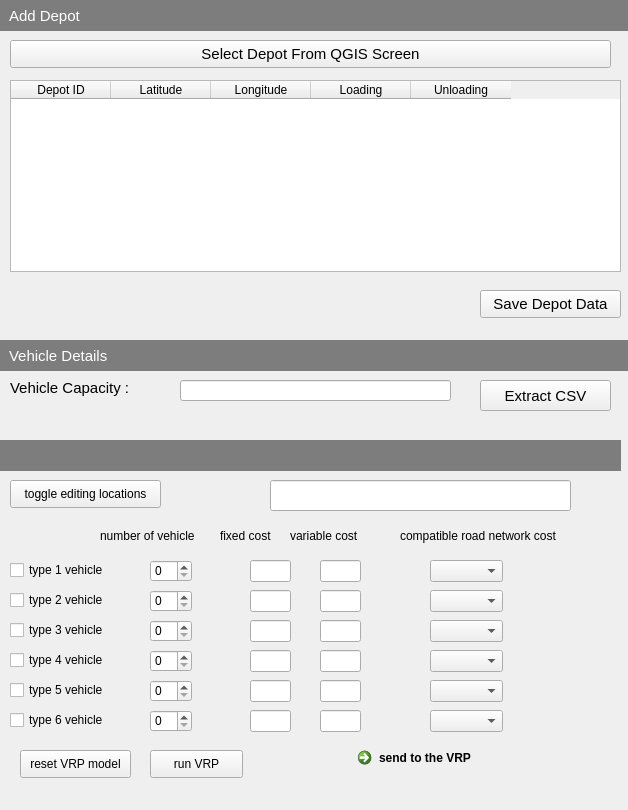
<?xml version="1.0" encoding="UTF-8"?>
<ui version="4.0">
 <class>NDMVRPDialogBase</class>
 <widget class="QDialog" name="NDMVRPDialogBase">
  <property name="geometry">
   <rect>
    <x>0</x>
    <y>0</y>
    <width>628</width>
    <height>810</height>
   </rect>
  </property>
  <property name="windowTitle">
   <string>NDMVRP</string>
  </property>
  <widget class="QCheckBox" name="checkBox">
   <property name="geometry">
    <rect>
     <x>10</x>
     <y>560</y>
     <width>101</width>
     <height>20</height>
    </rect>
   </property>
   <property name="text">
    <string>type 1 vehicle</string>
   </property>
  </widget>
  <widget class="QCheckBox" name="checkBox_2">
   <property name="geometry">
    <rect>
     <x>10</x>
     <y>590</y>
     <width>101</width>
     <height>20</height>
    </rect>
   </property>
   <property name="text">
    <string>type 2 vehicle</string>
   </property>
  </widget>
  <widget class="QCheckBox" name="checkBox_3">
   <property name="geometry">
    <rect>
     <x>10</x>
     <y>620</y>
     <width>111</width>
     <height>20</height>
    </rect>
   </property>
   <property name="text">
    <string>type 3 vehicle</string>
   </property>
  </widget>
  <widget class="QCommandLinkButton" name="commandLinkButton">
   <property name="geometry">
    <rect>
     <x>350</x>
     <y>740</y>
     <width>222</width>
     <height>51</height>
    </rect>
   </property>
   <property name="text">
    <string>send to the VRP</string>
   </property>
  </widget>
  <widget class="QPushButton" name="pushButton">
   <property name="geometry">
    <rect>
     <x>150</x>
     <y>750</y>
     <width>93</width>
     <height>28</height>
    </rect>
   </property>
   <property name="text">
    <string>run VRP</string>
   </property>
  </widget>
  <widget class="QComboBox" name="comboBox">
   <property name="geometry">
    <rect>
     <x>430</x>
     <y>560</y>
     <width>73</width>
     <height>22</height>
    </rect>
   </property>
  </widget>
  <widget class="QComboBox" name="comboBox_2">
   <property name="geometry">
    <rect>
     <x>430</x>
     <y>590</y>
     <width>73</width>
     <height>22</height>
    </rect>
   </property>
  </widget>
  <widget class="QComboBox" name="comboBox_3">
   <property name="geometry">
    <rect>
     <x>430</x>
     <y>620</y>
     <width>73</width>
     <height>22</height>
    </rect>
   </property>
  </widget>
  <widget class="QLineEdit" name="lineEdit">
   <property name="geometry">
    <rect>
     <x>250</x>
     <y>590</y>
     <width>41</width>
     <height>22</height>
    </rect>
   </property>
   <property name="text">
    <string/>
   </property>
  </widget>
  <widget class="QLineEdit" name="lineEdit_2">
   <property name="geometry">
    <rect>
     <x>250</x>
     <y>620</y>
     <width>41</width>
     <height>22</height>
    </rect>
   </property>
  </widget>
  <widget class="QLineEdit" name="lineEdit_3">
   <property name="geometry">
    <rect>
     <x>250</x>
     <y>650</y>
     <width>41</width>
     <height>22</height>
    </rect>
   </property>
  </widget>
  <widget class="QPushButton" name="select_depot_pb">
   <property name="geometry">
    <rect>
     <x>10</x>
     <y>40</y>
     <width>601</width>
     <height>28</height>
    </rect>
   </property>
   <property name="font">
    <font>
     <pointsize>11</pointsize>
    </font>
   </property>
   <property name="text">
    <string>Select Depot From QGIS Screen</string>
   </property>
  </widget>
  <widget class="QPushButton" name="save_depot_data">
   <property name="geometry">
    <rect>
     <x>480</x>
     <y>290</y>
     <width>141</width>
     <height>28</height>
    </rect>
   </property>
   <property name="font">
    <font>
     <pointsize>11</pointsize>
    </font>
   </property>
   <property name="text">
    <string>Save Depot Data</string>
   </property>
  </widget>
  <widget class="QPushButton" name="pushButton_4">
   <property name="geometry">
    <rect>
     <x>10</x>
     <y>480</y>
     <width>151</width>
     <height>28</height>
    </rect>
   </property>
   <property name="text">
    <string>toggle editing locations</string>
   </property>
  </widget>
  <widget class="QCheckBox" name="checkBox_4">
   <property name="geometry">
    <rect>
     <x>10</x>
     <y>650</y>
     <width>111</width>
     <height>20</height>
    </rect>
   </property>
   <property name="text">
    <string>type 4 vehicle</string>
   </property>
  </widget>
  <widget class="QCheckBox" name="checkBox_5">
   <property name="geometry">
    <rect>
     <x>10</x>
     <y>680</y>
     <width>111</width>
     <height>20</height>
    </rect>
   </property>
   <property name="text">
    <string>type 5 vehicle</string>
   </property>
  </widget>
  <widget class="QCheckBox" name="checkBox_6">
   <property name="geometry">
    <rect>
     <x>10</x>
     <y>710</y>
     <width>111</width>
     <height>20</height>
    </rect>
   </property>
   <property name="text">
    <string>type 6 vehicle</string>
   </property>
  </widget>
  <widget class="QComboBox" name="comboBox_4">
   <property name="geometry">
    <rect>
     <x>430</x>
     <y>650</y>
     <width>73</width>
     <height>22</height>
    </rect>
   </property>
  </widget>
  <widget class="QComboBox" name="comboBox_5">
   <property name="geometry">
    <rect>
     <x>430</x>
     <y>680</y>
     <width>73</width>
     <height>22</height>
    </rect>
   </property>
  </widget>
  <widget class="QComboBox" name="comboBox_6">
   <property name="geometry">
    <rect>
     <x>430</x>
     <y>710</y>
     <width>73</width>
     <height>22</height>
    </rect>
   </property>
  </widget>
  <widget class="QPushButton" name="pushButton_5">
   <property name="geometry">
    <rect>
     <x>20</x>
     <y>750</y>
     <width>111</width>
     <height>28</height>
    </rect>
   </property>
   <property name="text">
    <string>reset VRP model</string>
   </property>
  </widget>
  <widget class="QLineEdit" name="lineEdit_4">
   <property name="geometry">
    <rect>
     <x>250</x>
     <y>680</y>
     <width>41</width>
     <height>22</height>
    </rect>
   </property>
  </widget>
  <widget class="QLineEdit" name="lineEdit_5">
   <property name="geometry">
    <rect>
     <x>320</x>
     <y>710</y>
     <width>41</width>
     <height>22</height>
    </rect>
   </property>
  </widget>
  <widget class="QLineEdit" name="lineEdit_6">
   <property name="geometry">
    <rect>
     <x>250</x>
     <y>710</y>
     <width>41</width>
     <height>22</height>
    </rect>
   </property>
  </widget>
  <widget class="QLabel" name="label">
   <property name="geometry">
    <rect>
     <x>100</x>
     <y>520</y>
     <width>111</width>
     <height>31</height>
    </rect>
   </property>
   <property name="text">
    <string>number of vehicle</string>
   </property>
  </widget>
  <widget class="QLineEdit" name="lineEdit_7">
   <property name="geometry">
    <rect>
     <x>250</x>
     <y>560</y>
     <width>41</width>
     <height>22</height>
    </rect>
   </property>
   <property name="text">
    <string/>
   </property>
  </widget>
  <widget class="QLineEdit" name="lineEdit_8">
   <property name="geometry">
    <rect>
     <x>320</x>
     <y>560</y>
     <width>41</width>
     <height>22</height>
    </rect>
   </property>
   <property name="text">
    <string/>
   </property>
  </widget>
  <widget class="QLineEdit" name="lineEdit_9">
   <property name="geometry">
    <rect>
     <x>320</x>
     <y>590</y>
     <width>41</width>
     <height>22</height>
    </rect>
   </property>
   <property name="text">
    <string/>
   </property>
  </widget>
  <widget class="QLineEdit" name="lineEdit_10">
   <property name="geometry">
    <rect>
     <x>320</x>
     <y>620</y>
     <width>41</width>
     <height>22</height>
    </rect>
   </property>
   <property name="text">
    <string/>
   </property>
  </widget>
  <widget class="QLineEdit" name="lineEdit_11">
   <property name="geometry">
    <rect>
     <x>320</x>
     <y>650</y>
     <width>41</width>
     <height>22</height>
    </rect>
   </property>
   <property name="text">
    <string/>
   </property>
  </widget>
  <widget class="QLineEdit" name="lineEdit_12">
   <property name="geometry">
    <rect>
     <x>320</x>
     <y>680</y>
     <width>41</width>
     <height>22</height>
    </rect>
   </property>
   <property name="text">
    <string/>
   </property>
  </widget>
  <widget class="QSpinBox" name="spinBox">
   <property name="geometry">
    <rect>
     <x>150</x>
     <y>560</y>
     <width>42</width>
     <height>22</height>
    </rect>
   </property>
  </widget>
  <widget class="QSpinBox" name="spinBox_2">
   <property name="geometry">
    <rect>
     <x>150</x>
     <y>590</y>
     <width>42</width>
     <height>22</height>
    </rect>
   </property>
  </widget>
  <widget class="QSpinBox" name="spinBox_3">
   <property name="geometry">
    <rect>
     <x>150</x>
     <y>620</y>
     <width>42</width>
     <height>22</height>
    </rect>
   </property>
  </widget>
  <widget class="QSpinBox" name="spinBox_4">
   <property name="geometry">
    <rect>
     <x>150</x>
     <y>650</y>
     <width>42</width>
     <height>22</height>
    </rect>
   </property>
  </widget>
  <widget class="QSpinBox" name="spinBox_5">
   <property name="geometry">
    <rect>
     <x>150</x>
     <y>680</y>
     <width>42</width>
     <height>22</height>
    </rect>
   </property>
  </widget>
  <widget class="QSpinBox" name="spinBox_6">
   <property name="geometry">
    <rect>
     <x>150</x>
     <y>710</y>
     <width>42</width>
     <height>22</height>
    </rect>
   </property>
  </widget>
  <widget class="QLabel" name="label_2">
   <property name="geometry">
    <rect>
     <x>220</x>
     <y>520</y>
     <width>61</width>
     <height>31</height>
    </rect>
   </property>
   <property name="text">
    <string>fixed cost</string>
   </property>
  </widget>
  <widget class="QLabel" name="label_3">
   <property name="geometry">
    <rect>
     <x>290</x>
     <y>520</y>
     <width>81</width>
     <height>31</height>
    </rect>
   </property>
   <property name="text">
    <string>variable cost</string>
   </property>
  </widget>
  <widget class="QLabel" name="label_4">
   <property name="geometry">
    <rect>
     <x>400</x>
     <y>520</y>
     <width>171</width>
     <height>31</height>
    </rect>
   </property>
   <property name="text">
    <string>compatible road network cost</string>
   </property>
  </widget>
  <widget class="QLineEdit" name="lat_lon_le">
   <property name="geometry">
    <rect>
     <x>270</x>
     <y>480</y>
     <width>301</width>
     <height>31</height>
    </rect>
   </property>
   <property name="text">
    <string/>
   </property>
  </widget>
  <widget class="QLabel" name="label_5">
   <property name="geometry">
    <rect>
     <x>0</x>
     <y>0</y>
     <width>631</width>
     <height>31</height>
    </rect>
   </property>
   <property name="sizePolicy">
    <sizepolicy hsizetype="Preferred" vsizetype="Fixed">
     <horstretch>0</horstretch>
     <verstretch>0</verstretch>
    </sizepolicy>
   </property>
   <property name="font">
    <font>
     <pointsize>11</pointsize>
    </font>
   </property>
   <property name="layoutDirection">
    <enum>Qt::LeftToRight</enum>
   </property>
   <property name="autoFillBackground">
    <bool>false</bool>
   </property>
   <property name="styleSheet">
    <string notr="true">QLabel{
text-align:center;
background:#7d7d7d;
color:#ffffff;
padding:5px;
}</string>
   </property>
   <property name="frameShape">
    <enum>QFrame::NoFrame</enum>
   </property>
   <property name="text">
    <string>Add Depot</string>
   </property>
   <property name="textFormat">
    <enum>Qt::MarkdownText</enum>
   </property>
   <property name="scaledContents">
    <bool>false</bool>
   </property>
  </widget>
  <widget class="QLabel" name="label_11">
   <property name="geometry">
    <rect>
     <x>0</x>
     <y>340</y>
     <width>631</width>
     <height>31</height>
    </rect>
   </property>
   <property name="sizePolicy">
    <sizepolicy hsizetype="Preferred" vsizetype="Fixed">
     <horstretch>0</horstretch>
     <verstretch>0</verstretch>
    </sizepolicy>
   </property>
   <property name="font">
    <font>
     <pointsize>11</pointsize>
    </font>
   </property>
   <property name="layoutDirection">
    <enum>Qt::LeftToRight</enum>
   </property>
   <property name="autoFillBackground">
    <bool>false</bool>
   </property>
   <property name="styleSheet">
    <string notr="true">QLabel{
text-align:center;
background:#7d7d7d;
color:#ffffff;
padding:5px;
}</string>
   </property>
   <property name="frameShape">
    <enum>QFrame::NoFrame</enum>
   </property>
   <property name="text">
    <string>Vehicle Details</string>
   </property>
   <property name="textFormat">
    <enum>Qt::MarkdownText</enum>
   </property>
   <property name="scaledContents">
    <bool>false</bool>
   </property>
  </widget>
  <widget class="QLabel" name="label_12">
   <property name="geometry">
    <rect>
     <x>10</x>
     <y>370</y>
     <width>141</width>
     <height>35</height>
    </rect>
   </property>
   <property name="font">
    <font>
     <pointsize>11</pointsize>
     <weight>50</weight>
     <bold>false</bold>
    </font>
   </property>
   <property name="text">
    <string>Vehicle Capacity :</string>
   </property>
  </widget>
  <widget class="QLabel" name="label_13">
   <property name="geometry">
    <rect>
     <x>0</x>
     <y>440</y>
     <width>621</width>
     <height>31</height>
    </rect>
   </property>
   <property name="sizePolicy">
    <sizepolicy hsizetype="Preferred" vsizetype="Fixed">
     <horstretch>0</horstretch>
     <verstretch>0</verstretch>
    </sizepolicy>
   </property>
   <property name="font">
    <font>
     <pointsize>10</pointsize>
    </font>
   </property>
   <property name="layoutDirection">
    <enum>Qt::LeftToRight</enum>
   </property>
   <property name="autoFillBackground">
    <bool>false</bool>
   </property>
   <property name="styleSheet">
    <string notr="true">QLabel{
text-align:center;
background:#7d7d7d;
color:#ffffff;
padding:5px;
}</string>
   </property>
   <property name="frameShape">
    <enum>QFrame::NoFrame</enum>
   </property>
   <property name="text">
    <string/>
   </property>
   <property name="textFormat">
    <enum>Qt::MarkdownText</enum>
   </property>
   <property name="scaledContents">
    <bool>false</bool>
   </property>
  </widget>
  <widget class="QLineEdit" name="vehicle_capacity_le">
   <property name="geometry">
    <rect>
     <x>180</x>
     <y>380</y>
     <width>271</width>
     <height>21</height>
    </rect>
   </property>
   <property name="text">
    <string/>
   </property>
  </widget>
  <widget class="QPushButton" name="extract_csv_pb">
   <property name="geometry">
    <rect>
     <x>480</x>
     <y>380</y>
     <width>131</width>
     <height>31</height>
    </rect>
   </property>
   <property name="font">
    <font>
     <pointsize>11</pointsize>
    </font>
   </property>
   <property name="text">
    <string>Extract CSV</string>
   </property>
  </widget>
  <widget class="QTableWidget" name="table">
   <property name="geometry">
    <rect>
     <x>10</x>
     <y>80</y>
     <width>611</width>
     <height>192</height>
    </rect>
   </property>
   <column>
    <property name="text">
     <string>Depot ID</string>
    </property>
   </column>
   <column>
    <property name="text">
     <string>Latitude</string>
    </property>
   </column>
   <column>
    <property name="text">
     <string>Longitude</string>
    </property>
   </column>
   <column>
    <property name="text">
     <string>Loading</string>
    </property>
   </column>
   <column>
    <property name="text">
     <string>Unloading</string>
    </property>
   </column>
  </widget>
 </widget>
 <resources/>
 <connections/>
</ui>
